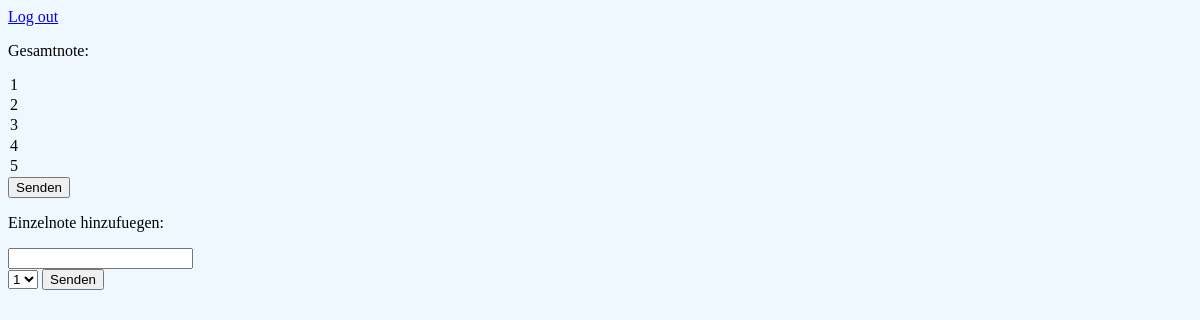
Before: /Kunde/LehrerSchueler/11 with the older database file.
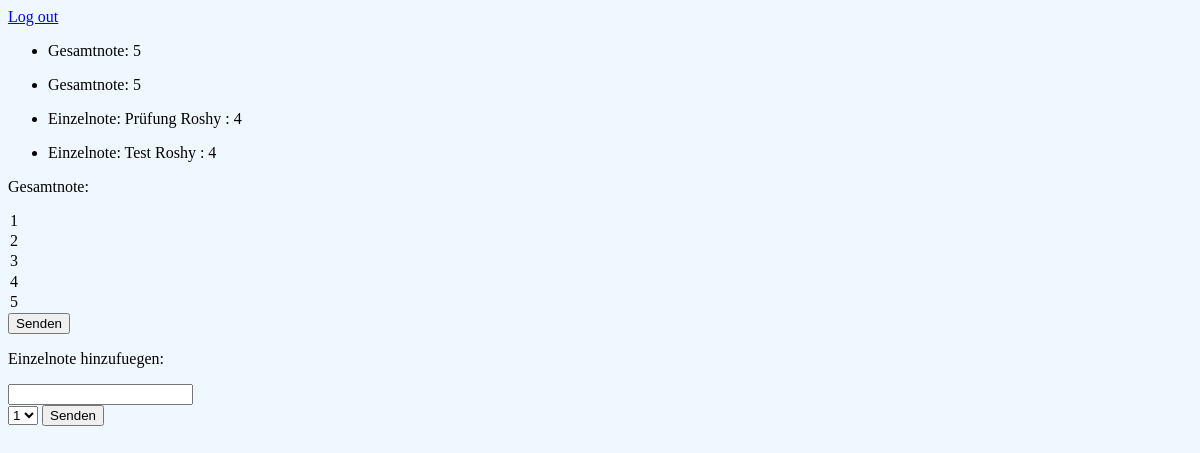
After: the same page with the newer database file.
### Kunde/models.py (models this page shows, shortened)
class Nope(models.Model):
    Note = models.ForeignKey(Note, on_delete=models.CASCADE)
    Einzelnote = models.ForeignKey(Einzelnote, on_delete=models.CASCADE)

class Note(models.Model):
    Schueler = models.ForeignKey(Schueler, on_delete=models.CASCADE)
    Unterricht = models.ForeignKey(Unterricht, on_delete=models.CASCADE)
    Note = models.IntegerField(default=0)

class Einzelnote(models.Model):
    Bezeichnung = models.CharField(max_length=200)
    Note = models.IntegerField(default=0)

### Kunde/views.py (the view)
# urls.py: path('LehrerSchueler/<int:pk>', views.LSchuelerView.as_view(), name='LehrerSchueler'),
class LSchuelerView(generic.ListView):
    model = Note
    template_name = 'Kunde/LSchueler.html'
    context_object_name = 'list4'
    def get_queryset(self):
        pk = self.kwargs['pk']
        s = []
        for i in Schunt.objects.all():
            if (pk == i.id):
                for j in Nope.objects.all():
                    if (i.Schueler.id == j.Note.Schueler.id):
                        if (i.Unterricht.id == j.Note.Unterricht.id):
                            s.append(j)
        return s

### Kunde/templates/Kunde/LSchueler.html (shortened to what this page needs)
<a id="Home" href="/accounts/logout">Log out</a>
<div>
    <ul>
    {% for Nope in list4 %}
        <li class="a1">
            <p>Gesamtnote: {{ Nope.Note.Note }}</p>
        </li>
    {% endfor %}
    {% for Nope in list4 %}
        <li class="a1">
            <p>Einzelnote: {{ Nope.Einzelnote.Bezeichnung }} : {{ Nope.Einzelnote.Note }}</p>
        </li>
    {% endfor %}
    </ul>
    <p>Gesamtnote:</p>
    <form action="{% url 'Kunde:changeNote' %}" method="POST"
        <select name="note">
            <option value="1">1</option>
            <option value="2">2</option>
            <option value="3">3</option>
            <option value="4">4</option>
            <option value="5">5</option>
        <button type="submit" onclick="">Senden</button>
    </form>
    <p>Einzelnote hinzufuegen:</p>
    <form action="{% url 'Kunde:AddENote' Nope.Note.id%}" method="POST">
        <input type="text" name="bezeichnung"><br>
        <select name="note">
            <option value="1">1</option>
        </select>
        <button type="submit" onclick="">Senden</button>
    </form>
</div>

Changed rows visible on the page:
added Nope: Note.Note "5", Einzelnote.Bezeichnung "Prüfung Roshy", Einzelnote.Note "4"
added Nope: Note.Note "5", Einzelnote.Bezeichnung "Test Roshy", Einzelnote.Note "4"
